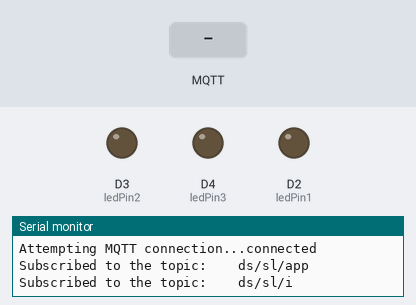
Bench run of a sketch on a simulated ESP8266 (NodeMCU). Parts: output pins drawn as LEDs (lit = HIGH), the last lines printed to the serial monitor. The inputs (shaded band) are chosen by the test bench. WiFi joins after 1.5 s; servers stay silent unless stated; random numbers use the default seed unless the sketch sets one; no MQTT or app messages arrive unless stated.

Above: at 2.8 s.
2.9 s: MQTT message "Got 1" arrives on the first subscribed topic
At 3.8 s:
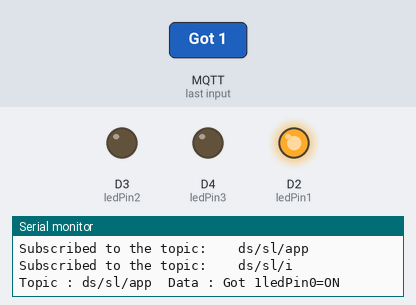
4.4 s: MQTT message "3" arrives on the first subscribed topic
At 4.9 s:
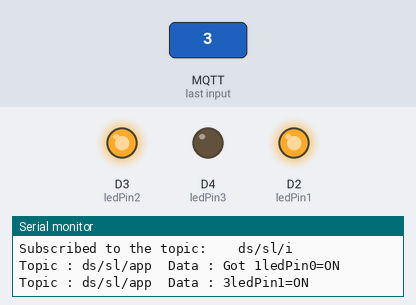
5.9 s: MQTT message "Got 0" arrives on the first subscribed topic
At 7.1 s:
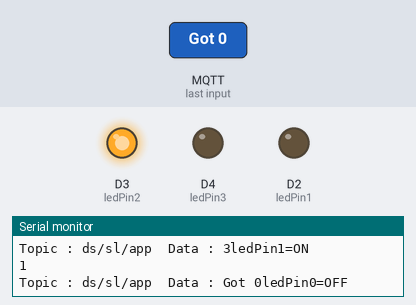
7.4 s: MQTT message "1" arrives on the first subscribed topic
At 8.4 s:
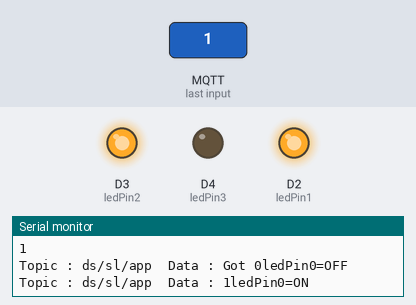
Timing chart, 0 to 9.9 s (numbered marks = the images above; inputs shaded):
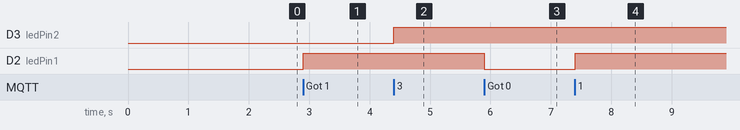

Measured:
- after the input at 2.9 s, D2 (ledPin1): LOW → HIGH at once
- after the input at 4.4 s, D3 (ledPin2): LOW → HIGH at once
- after the input at 5.9 s, D2 (ledPin1): HIGH → LOW at once
- after the input at 7.4 s, D2 (ledPin1): LOW → HIGH at once

The sketch:

MQTTfinalV2.ino
```cpp
// (licence header left out)
#include <ESP8266WiFi.h>
#include <PubSubClient.h>
#include <dht.h>
dht DHT;

const int ledPin1 = D2; // ONBOARD LED WORKS OPPOSITE
const int ledPin2 = D3; // Pin
const int ledPin3 = D4; //


// Define NodeMCU D3 pin to as temperature data pin of  DHT11
#define DHT11_PIN D3

// Update these with values suitable for your network.
const char* ssid = "DataSoft_WiFi";
const char* password = "support123";
//const char* mqtt_server = "broker.mqtt-dashboard.com";
const char* mqtt_server = "182.48.84.180";

WiFiClient espClient;
PubSubClient client(espClient);
long lastMsg = 0;
char msg[20];
int value = 0;

void setup() {
  Serial.begin(115200);
  pinMode(ledPin1,OUTPUT);
  pinMode(ledPin2,OUTPUT);
  pinMode(ledPin3,OUTPUT);
  digitalWrite(ledPin1, LOW);
  digitalWrite(ledPin2, LOW);
  digitalWrite(ledPin3, LOW);
  setup_wifi();
  client.setServer(mqtt_server, 1883);
  client.setCallback(callback);
//  int chk = DHT.read11(DHT11_PIN);
//  Serial.print(" Starting Humidity: " );
}

void loop() {
  if (!client.connected()) {
    reconnect();
  }
  client.loop();


  long now = millis();
  // read DHT11 sensor every 2 seconds
  if (now - lastMsg > 5000) {
     lastMsg = now;
     //int led0 = DHT.read11(DHT11_PIN);
     String msg="1";     //msg = msg+"%";     //msg=msg+"1";  doesn't work cause integer
     char message[20];
     msg.toCharArray(message,20);
     Serial.println(message);
     //publish sensor data to MQTT broker
    //client.publish("Seyam/data", message);
  }
}


void setup_wifi() {
   delay(100);
  // We start by connecting to a WiFi network
    Serial.print("Connecting to ");
    Serial.println(ssid);
    WiFi.begin(ssid, password);
    while (WiFi.status() != WL_CONNECTED)
    {
      delay(500);
      Serial.print(".");
    }
  randomSeed(micros());
  Serial.println("");
  Serial.println("WiFi connected");
  Serial.println("IP address: ");
  Serial.println(WiFi.localIP());
}

void callback(char* topic, byte* payload, unsigned int length)
{
  Serial.print("Topic : ");
  Serial.print(topic);
  Serial.print("  Data : ");
//  int p =(char)payload[0]-'0';
//  Serial.println(p);

     char receivedChar;
     for (int i=0;i<length;i++) {
          receivedChar = (char)payload[i];
          Serial.print(receivedChar);

        //  if (receivedChar == '0'){
        //    Serial.println("Got 0");
        //  }
        //
        //  if (receivedChar == '1')
        //   Serial.println("Got 1");
     }


        if (strcmp(topic,"ds/sl/app")==0){
        // whatever you want for this topic
              // if MQTT comes a 0 message, show humidity
          if(receivedChar=='0')
          {
            digitalWrite(ledPin1, LOW); //
            Serial.println("ledPin0=OFF");
          }
          // if MQTT comes a 1 message, show temperature
          if(receivedChar=='1')
          {
           digitalWrite(ledPin1, HIGH);
           Serial.println("ledPin0=ON");

          }
            if(receivedChar=='2')
          {
           digitalWrite(ledPin2, LOW);
           Serial.println("ledPin1=OFF");

          }

            if(receivedChar=='3')
          {
           digitalWrite(ledPin2, HIGH);
           Serial.println("ledPin1=ON");

          }
              if(receivedChar=='4')
          {
           digitalWrite(ledPin3, LOW);
           Serial.println("ledPin1=ON");

          }
              if(receivedChar=='5')
          {
           digitalWrite(ledPin3, HIGH);
           Serial.println("ledPin1=ON");
          }
      }


      if (strcmp(topic,"ds/sl/i")==0) {
            Serial.print("pwm : ");
            Serial.println(receivedChar);
      }

   Serial.println();

} //end callback


void reconnect() {
  // Loop until we're reconnected
  while (!client.connected())
  {
    Serial.print("Attempting MQTT connection...");
    // Create a random client ID
    String clientId = "ESP8266Client-";
    clientId += String(random(0xffff), HEX);
    // Attempt to connect
    //if you MQTT broker has clientID,username and password
    //please change following line to    if (client.connect(clientId,userName,passWord))
    if (client.connect(clientId.c_str()))
    {
      Serial.println("connected");
     //once connected to MQTT broker, subscribe command if any
      client.subscribe("ds/sl/app");
      Serial.println("Subscribed to the topic:    ds/sl/app");
      client.subscribe("ds/sl/i");
      Serial.println("Subscribed to the topic:    ds/sl/i");
    } else {
      Serial.print("failed, rc=");
      Serial.print(client.state());
      Serial.println(" try again in 5 seconds");
      // Wait 6 seconds before retrying
      delay(6000);
    }
  }
} //end reconnect()
```
